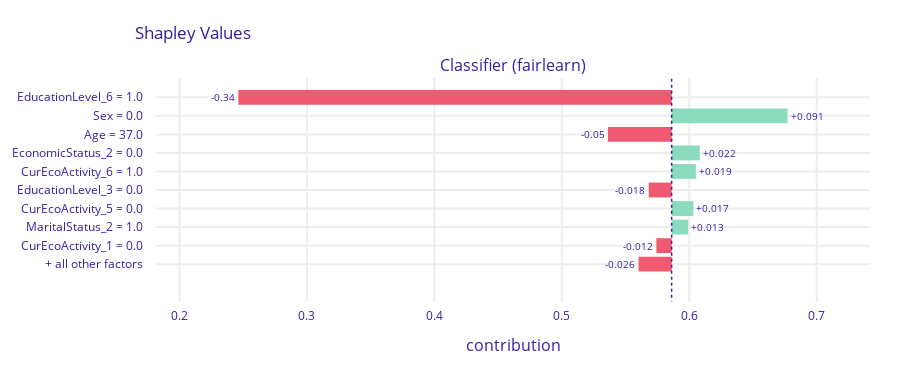

The notebook cell saved with this chart:
### Code cell
# Local explanation for female with low occupation (good original prediction)
expl = explainer.predict_parts(female_tn_sample, type='shap')
expl.plot()

### Figure 1 — Plotly figure (JSON) as saved in the notebook; plotly's stock layout.template omitted (floating-point values rounded to 4 significant figures)
{"data": [{"base": 0.5862, "hoverinfo": "text", "hoverlabel": {"bgcolor": "rgba(0,0,0,0.8)"}, "hovertext": ["Average response: 0.586<br>Prediction: 0.302<br>EducationLevel_6 = 1.0<br>decreases average response <br>by 0.34", "Average response: 0.586<br>Prediction: 0.302<br>Sex = 0.0<br>increases average response <br>by 0.091", "Average response: 0.586<br>Prediction: 0.302<br>Age = 37.0<br>decreases average response <br>by 0.05", "Average response: 0.586<br>Prediction: 0.302<br>EconomicStatus_2 = 0.0<br>increases average response <br>by 0.022", "Average response: 0.586<br>Prediction: 0.302<br>CurEcoActivity_6 = 1.0<br>increases average response <br>by 0.019", "Average response: 0.586<br>Prediction: 0.302<br>EducationLevel_3 = 0.0<br>decreases average response <br>by 0.018", "Average response: 0.586<br>Prediction: 0.302<br>CurEcoActivity_5 = 0.0<br>increases average response <br>by 0.017", "Average response: 0.586<br>Prediction: 0.302<br>MaritalStatus_2 = 1.0<br>increases average response <br>by 0.013", "Average response: 0.586<br>Prediction: 0.302<br>CurEcoActivity_1 = 0.0<br>decreases average response <br>by 0.012", "Average response: 0.586<br>Prediction: 0.302<br>+ all other factors<br>decreases average response <br>by 0.026"], "marker": {"color": ["#f05a71", "#8bdcbe", "#f05a71", "#8bdcbe", "#8bdcbe", "#f05a71", "#8bdcbe", "#8bdcbe", "#f05a71", "#f05a71"]}, "orientation": "h", "showlegend": false, "text": ["-0.34", "+0.091", "-0.05", "+0.022", "+0.019", "-0.018", "+0.017", "+0.013", "-0.012", "-0.026"], "textposition": "outside", "type": "bar", "x": [-0.34, 0.091, -0.05, 0.022, 0.019, -0.018, 0.017, 0.013, -0.012, -0.026], "xaxis": "x", "y": ["EducationLevel_6 = 1.0", "Sex = 0.0", "Age = 37.0", "EconomicStatus_2 = 0.0", "CurEcoActivity_6 = 1.0", "EducationLevel_3 = 0.0", "CurEcoActivity_5 = 0.0", "MaritalStatus_2 = 1.0", "CurEcoActivity_1 = 0.0", "+ all other factors"], "yaxis": "y"}], "layout": {"annotations": [{"font": {"size": 16}, "showarrow": false, "text": "Classifier (fairlearn)", "x": 0.5, "xanchor": "center", "xref": "paper", "y": 1, "yanchor": "bottom", "yref": "paper"}, {"font": {"size": 16}, "showarrow": false, "text": "contribution", "x": 0.5, "xanchor": "center", "xref": "paper", "y": 0, "yanchor": "top", "yref": "paper", "yshift": -30}], "font": {"color": "#371ea3"}, "height": 373, "margin": {"b": 71, "r": 30, "t": 78}, "shapes": [{"line": {"color": "#371ea3", "dash": "dot", "width": 1.5}, "type": "line", "x0": 0.5862, "x1": 0.5862, "xref": "x", "y0": -1, "y1": 11, "yref": "y"}], "title": {"text": "Shapley Values", "x": 0.15}, "xaxis": {"anchor": "y", "automargin": true, "domain": [0, 1], "fixedrange": true, "gridwidth": 2, "range": [0.1815, 0.7418], "tickcolor": "white", "ticklen": 3, "ticks": "outside", "type": "linear", "zeroline": false}, "yaxis": {"anchor": "x", "automargin": true, "autorange": "reversed", "domain": [0, 1], "fixedrange": true, "gridwidth": 2, "tickcolor": "white", "ticklen": 10, "ticks": "outside", "type": "category"}}}
